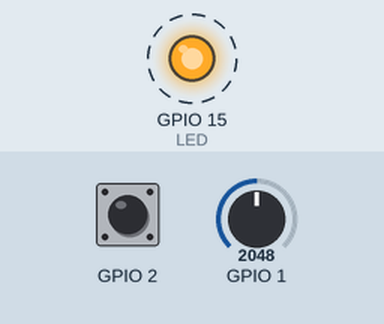
This sketch was run on a simulated ESP32-S3. On the bench: output pins drawn as LEDs (lit = HIGH). Dashed ring = blinking. The test bench sets the inputs (shaded band); at power-on: GPIO 1 = 2048, GPIO 2 HIGH. Pins used as bus, display or sensor lines are not drawn; what the sketch prints to the serial monitor is not drawn.

Above: at 0.15 s.
Timing chart, 0 to 3.0 s (numbered marks = the images above):
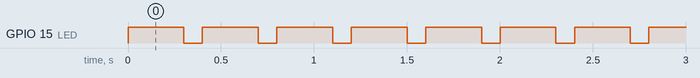

Measured:
- by itself, GPIO 15 (LED): alternates HIGH for 0.30 s and LOW for 0.10 s

The sketch:

old.read_sensor.ino
```cpp
/**************************

THIS CODE WAS A WORKSPACE TO DEVELOP THE CODE FOR READING THE MOISTURE CONTENT
OF A SUBSTRATE - IT IS NO LONGER IN USED AND IS DEPRECATED

***************************/


/* notes

with Pin1 ADC-IN and Pin18 3.3V OUT
using just plain headers as "sensors"...

  damp napkin seems to register ~5,000 to ~6,500

  open air seems to read ~500 to ~1,500

with pin 11 ground and pin 12 ADC for battery readings
reading should be 1/10 of battery voltage

*/

// threshold for touch wakeup
#define THRESHOLD 40

//#define RGB_BRIGHTNESS 64 // Change white brightness (max 255)

// sets attentuation to default value (up to 3.3v)
// void analogSetAttenuation(adc_attenuation_t ADC_ATTEN_DB_11);

// the setup function runs once when you press reset or power the board
const int BATTERY_VOLTAGE_MULTIPLIER = 2; // voltage reading should be half of
// actual voltage in millivolts...  multiply by 2 and divide by 1000
const int LED = 15;
const int ADC_SOIL_IN = 1;
const int ADC_SOIL_PWR = 18;
const int ADC_BATT_GND = 11;
const int ADC_BATT_IN = 12;
// using pin touchpin 2 - Also GPIO 2 - for wakeup detection
touch_pad_t touchpin; // enables touchpin

const int SLEEP_TIMER = 60000000; // 1 minute sleep time

void callback(void){}


void setup() {
  Serial.begin(115200);
  pinMode(ADC_SOIL_PWR, INPUT_PULLUP);
  pinMode(ADC_BATT_GND, OUTPUT);
  pinMode(LED, OUTPUT);


  //Setup interrupt on Touch Pad 2 (GPIO2)
  touchAttachInterrupt(T2, callback, THRESHOLD);
  Serial.println("Setup done");


  //Configure Touchpad as wakeup source
  esp_sleep_enable_touchpad_wakeup();

  // enable timer wakeup
  esp_sleep_enable_timer_wakeup(SLEEP_TIMER);

}
// the loop function runs over and over again forever
void loop() {
  int moisture_int = 0;
  float moisture_float = 0;
  for (int i = 0; i < 20; i++) {

    digitalWrite(LED, HIGH);
    digitalWrite(ADC_BATT_GND, HIGH);
    // Serial.println("LED is on, and ADC_BATT_GND (11) is HIGH");


    int moisture = 0;
    delay(100);
    moisture = analogRead(1);
    moisture_int = moisture + moisture_int;
    delay(100);
    // Serial.printf("The current reading for moisture is %d\n", moisture);


    delay(100);
    digitalWrite(LED, LOW);
    digitalWrite(ADC_BATT_GND, LOW);
    // Serial.println("LED is OFF, and ADC_BATT_GND (11) is LOW");
    delay(100);
  }
  float moisture_average = float(moisture_int)/20;
  Serial.println("Moisture average is " + String(int(round(moisture_average))));
}
```
